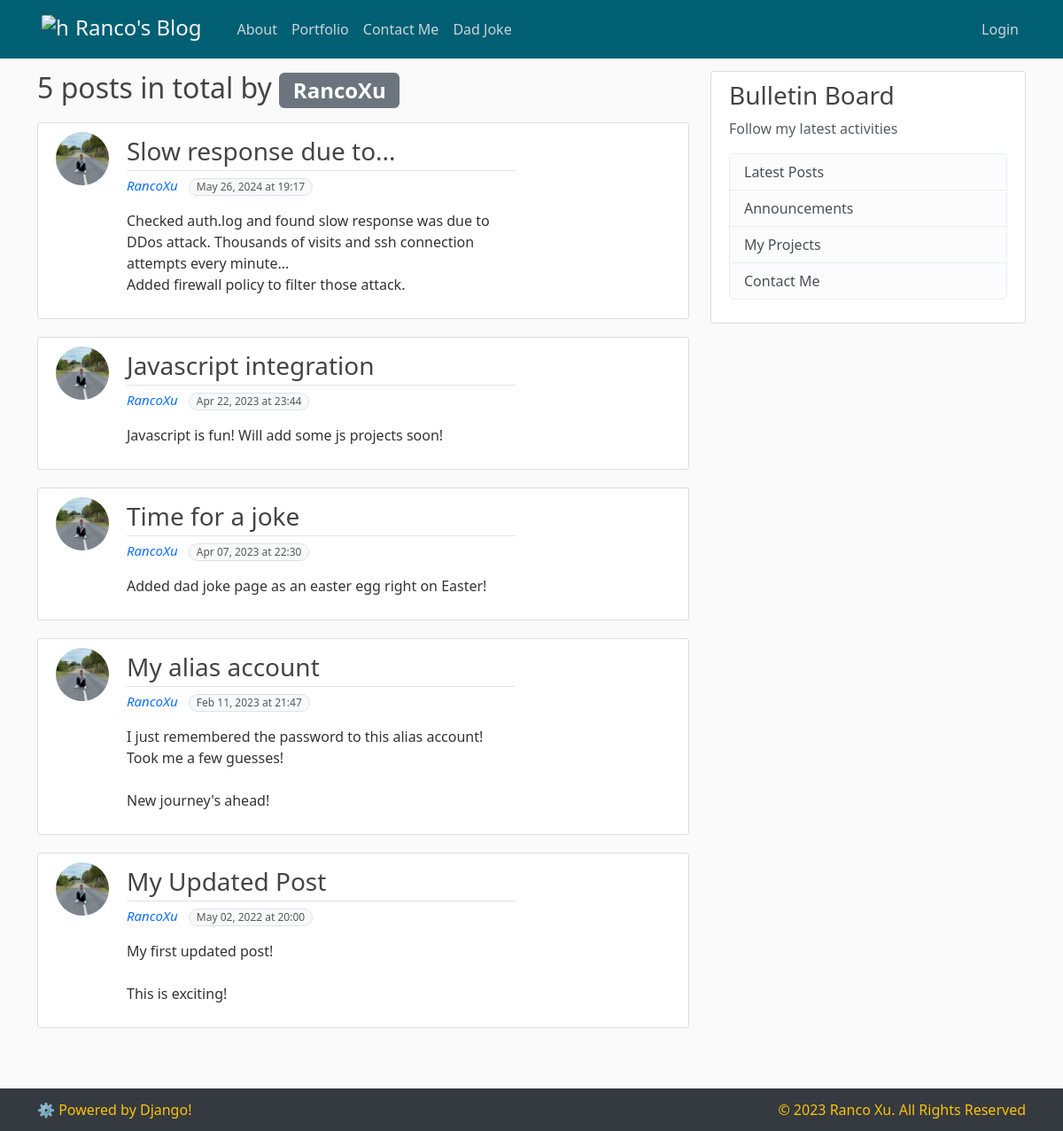
/user/RancoXu, run on the app's committed database.
### blog/models.py (models this page shows, shortened)
class Post(models.Model):
    title=models.CharField(max_length=120)
    content=models.TextField()
    date_posted=models.DateTimeField(default=timezone.now)
    author=models.ForeignKey(User, on_delete=models.CASCADE)

### all_users/models.py (models this page shows, shortened)
class Profile(models.Model):
    user = models.OneToOneField(User, on_delete=models.CASCADE)
    image = models.ImageField(default='Default.jpg', upload_to='profile_pics')

### blog/views.py (the view)
# urls.py: path('user/<str:username>', UserPostListView.as_view(), name='user-posts'),
class UserPostListView(ListView):
    model = Post
    template_name = 'blog/user_posts.html'
    context_object_name = 'all_posts'
    paginate_by = 5
    def get_queryset(self):
        user = get_object_or_404(User, username=self.kwargs.get('username'))
        return Post.objects.filter(author=user).order_by('-date_posted')

### blog/templates/blog/user_posts.html (shortened to what this page needs)
{% extends 'blog/base.html' %}
{%block content%}
{% if page_obj.paginator.count > 1 %}
    <h2 class="mb-3">{{ page_obj.paginator.count }} posts in total by <span class="badge text-bg-secondary">{{ view.kwargs.username }}</span></h2>
{% elif page_obj.paginator.count == 1 %}
    <h2 class="mb-3"><span class="badge text-bg-warning">{{ view.kwargs.username }}</span> has only made one post</h2>
{% else %}
    <h2 class="mb-3">No post by <span class="badge text-bg-danger">{{ view.kwargs.username }}</span> yet!</h2>
{% endif %}
{% for post in all_posts %}
<article class="media content-section">
    <div class="container">
        <div class="row">
            <img class="rounded-circle article-image me-2 col-4 px-0" style="width: 60px; height: 60px;" src="{{post.author.profile.image.url}}">
            <div class="media-body col-8">
                <div class="article-metadata">
                    <a class="article-title fs-3 fw-normal text-decoration-none" href="{% url 'post-detail' post.id %}">{{ post.title }}</a>
                </div>
                <a class="me-2 fst-italic text-decoration-none" style="font-size: 15px;" href="{% url 'user-posts' post.author.username %}">{{ post.author }}</a>
                <p class="text-muted text-nowrap bg-light border rounded-pill d-inline-block px-2" style="font-size: 12px;">{{ post.date_posted|date:"M d, Y \a\t G:i" }}</p>
                <p class="article-content">{{ post.content }}</p>
            </div>
        </div>
    </div>
</article>
{% endfor %}
    {%endblock content%}

### blog/static/blog/main.css (style rules this page uses)
body { background: #fafafa; color: #333333; margin-top: 5rem; }
h1, h2, h3, h4, h5, h6 { color: #444444; }
.content-section { background: #ffffff; padding: 10px 20px; border: 1px solid #dddddd; border-radius: 3px; margin-bottom: 20px; }
.article-title { color: #444444; }
.article-content { white-space: pre-line; }
.article-metadata { padding-bottom: 1px; margin-bottom: 4px; border-bottom: 1px solid #e3e3e3 }

### data on the page
Post: author.profile.image (picture), title "Slow response due to...", author "RancoXu", date_posted "May 26, 2024 at 19:17", content "Checked auth.log and found slow response was due to DDos attack. Thousands of visits and ssh connection attempts every minute... Added firewall policy to filter those attack."
Post: author.profile.image (picture), title "Javascript integration", author "RancoXu", date_posted "Apr 22, 2023 at 23:44", content "Javascript is fun! Will add some js projects soon!"
Post: author.profile.image (picture), title "Time for a joke", author "RancoXu", date_posted "Apr 07, 2023 at 22:30", content "Added dad joke page as an easter egg right on Easter!"
Post: author.profile.image (picture), title "My alias account", author "RancoXu", date_posted "Feb 11, 2023 at 21:47", content "I just remembered the password to this alias account! Took me a few guesses! New journey's ahead!"
Post: author.profile.image (picture), title "My Updated Post", author "RancoXu", date_posted "May 02, 2022 at 20:00", content "My first updated post! This is exciting!"

### other printed values
{{ page_obj.paginator.count }} "5"
{{ view.kwargs.username }} "RancoXu"
